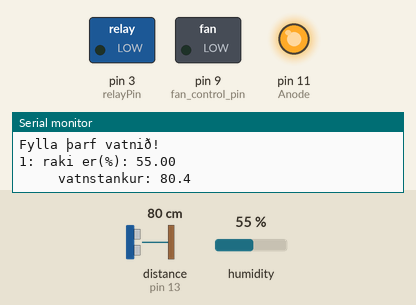
This sketch was run on a simulated Arduino Uno, built with avr-gcc and run on an emulated ATmega328P. Parts: switched loads named in the sketch (green lamp = pin HIGH), output pins drawn as LEDs (lit = HIGH), the last lines printed to the serial monitor. Wiring (inferred from the names in the program): ultrasonic range finder: trigger pin 12; echo pin 13. The test bench sets the inputs (shaded band); at power-on: humidity 55 %, distance to the obstacle (sensor on pin 13) 80 cm. The echo pulse lasts 58.3 µs per cm; pins used as bus, display or sensor lines are not drawn.

Above: at 3.2 s.
3.3 s: humidity set to 41 %
5.2 s: humidity set to 38 %
At 6.5 s:
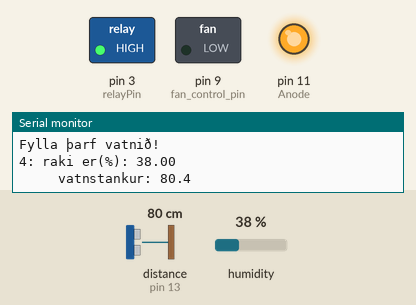
7.6 s: humidity set to 40 %
At 8.8 s:
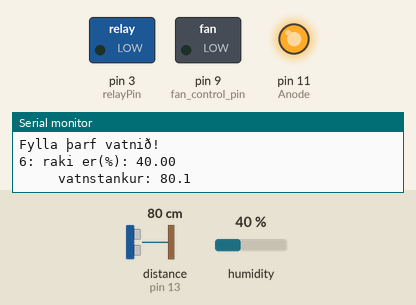
9.6 s: humidity set to 22 %
At 11.1 s:
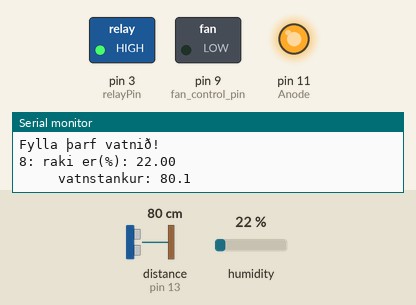
Timing chart, 0 to 12.6 s (numbered marks = the images above; inputs shaded):
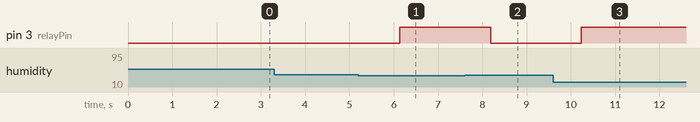

The sketch:

DEMO2.ino
```cpp
// PWM #################################################
const int fan_control_pin = 9;
int count = 0;
unsigned long start_time;
int rpm;
// #####################################################

//RELAY ################################################
int relayPin = 3;// define pin for relay
// #####################################################

//SHT31 ################################################
#include <Arduino.h>
#include <Wire.h>
#include "Adafruit_SHT31.h"

Adafruit_SHT31 sht31 = Adafruit_SHT31();
byte degree[8] =
{
0b00011,
0b00011,
0b00000,
0b00000,
0b00000,
0b00000,
0b00000,
0b00000
};
// ######################################################

// ULTRA_SONIC ##########################################
const int Anode = 11;
const int Echo = 13;
const int Trigger = 12;

float distance;
unsigned long duration;
// ######################################################

void setup() {

// PWM ##################################################
  pinMode(fan_control_pin, OUTPUT);
  analogWrite(fan_control_pin, 0);
  Serial.begin(9600);
// ######################################################

//RELAY #################################################
  // Robojax.com relay tutorial 20181012
  pinMode(relayPin, OUTPUT);
  Serial.begin(9600);// initialize serial monitor
  Serial.println("Robojax.com Relay Module");
  // digitalWrite(relayPin, LOW);// turn relay ON
  delay(2000);// wait for boot
// ######################################################

//SHT31 #################################################
  while (!Serial)
  delay(10); // will pause Zero, Leonardo, etc until serial console opens

  Serial.println("SHT31 test");
  if (! sht31.begin(0x44)) { // Set to 0x45 for alternate i2c addr
  Serial.println("Couldn't find SHT31");
  while (1) delay(1);
}
// ######################################################

//ULTRA_SONIC ###########################################
  pinMode(Anode, OUTPUT);
  digitalWrite(Anode, HIGH);

  pinMode(Trigger, OUTPUT);
  digitalWrite(Trigger, LOW);

  pinMode(Echo, INPUT);
//#######################################################

}

void loop() {

  for(int i=0;i<300;i++) {

    digitalWrite(Trigger, HIGH);
    delayMicroseconds (50);
    digitalWrite(Trigger, LOW);

    duration = pulseIn(Echo, HIGH);
    distance = duration / 58.0;
    if(distance > 17) {
      Serial.println("Fylla þarf vatnið!");
    }

    float h = sht31.readHumidity();

    if(int(h)<40) {
      Serial.print(i);
      Serial.print(": ");
      Serial.print("raki er(%): ");
      Serial.println(h);
      digitalWrite(relayPin, HIGH);

      Serial.print ("     vatnstankur: ");
      Serial.println (distance,1);
    }
    else {
      Serial.print(i);
      Serial.print(": ");
      Serial.print("raki er(%): ");
      Serial.println(h);
      digitalWrite(relayPin, LOW);

      Serial.print ("     vatnstankur: ");
      Serial.println (distance,1);
    }
    delay(1000);
    Serial.println();
    }

    //viftukeyrsla
    Serial.print("Loftræsting í 30 sek");
    analogWrite(fan_control_pin, 255);
    delay(30000);
    analogWrite(fan_control_pin, 0);
    Serial.println();
}
```

Measured:
- the behaviour switches between 40 and 39 % on humidity (found by bisection; images 0 and 1)
- after the input at 5.2 s, pin 3 (relayPin): LOW → HIGH after 0.93 s
- after the input at 7.6 s, pin 3 (relayPin): HIGH → LOW after 0.59 s
- after the input at 9.6 s, pin 3 (relayPin): LOW → HIGH after 0.64 s
